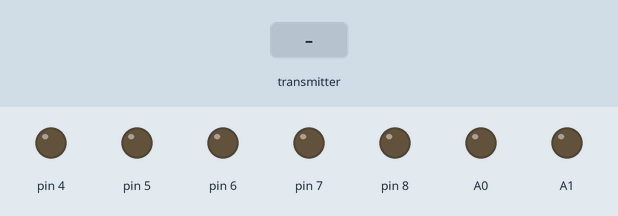
Bench run of a sketch on a simulated Arduino Uno, built with avr-gcc and run on an emulated ATmega328P. Parts: output pins drawn as LEDs (lit = HIGH). Inputs (shaded band) come from the test bench. No radio packets arrive unless stated.

Above: at 1.2 s.
1.3 s: the transmitter starts sending recieved_data.0 = 0
At 2.5 s:
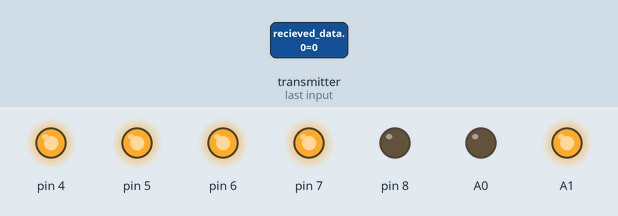
2.8 s: the transmitter starts sending recieved_data.1 = 64
At 3.7 s:
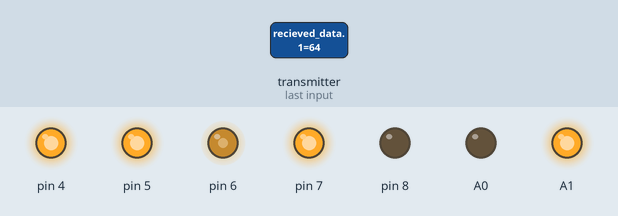
4.3 s: the transmitter starts sending recieved_data.2 = 64
At 4.8 s:
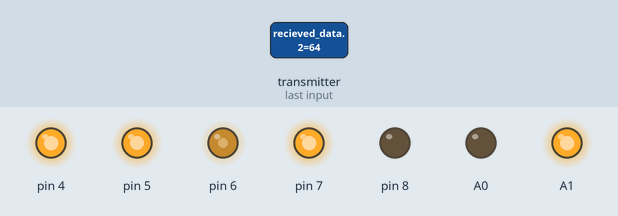
5.8 s: the transmitter starts sending recieved_data.1 = 0
At 7.0 s:
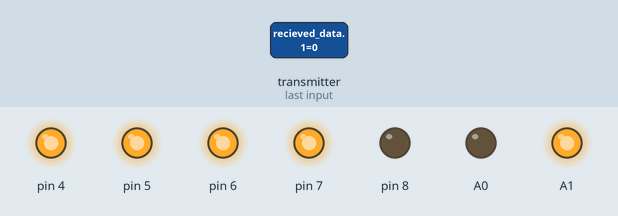
7.3 s: the transmitter starts sending recieved_data.1 = 128
At 8.3 s:
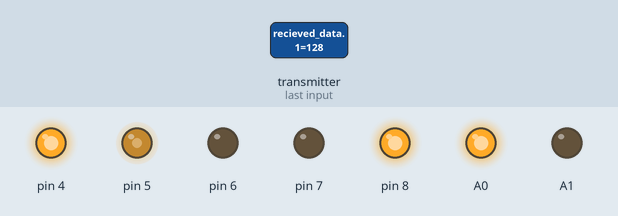
8.8 s: the transmitter starts sending recieved_data.2 = 0
At 9.4 s:
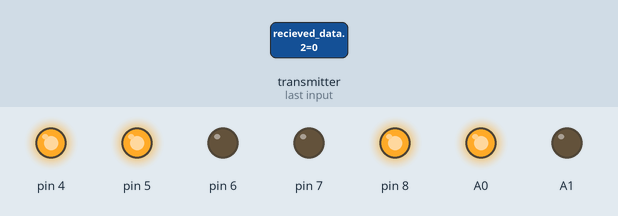
Timing chart, 0 to 11.3 s (numbered marks = the images above; inputs shaded):
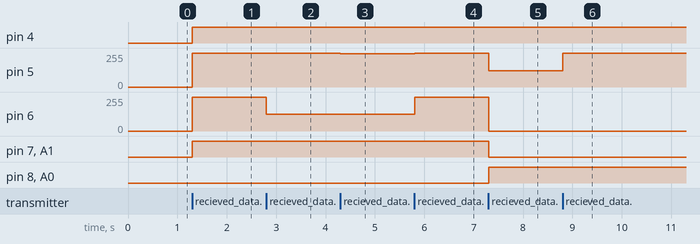

The sketch:

RX1.1.ino
```cpp
/*   Данный скетч модернизация скетча AlexGyver
 *    исходник тут https://github.com/AlexGyver/nRF24L01
*/

#include <SPI.h>
#include "nRF24L01.h"
#include "RF24.h"

RF24 radio(9,10); // "создать" модуль на пинах 9 и 10 Для Уно
//RF24 radio(9,53); // для Меги

byte address[][6] = {"1Node","2Node","3Node","4Node","5Node","6Node"};  //возможные номера труб
byte recieved_data[4];
void setup(){
  Serial.begin(9600); //открываем порт для связи с ПК

  pinMode(4, OUTPUT);

  pinMode(A0, OUTPUT);
  pinMode(A1, OUTPUT);
  pinMode(5, OUTPUT);

  pinMode(7, OUTPUT);
  pinMode(8, OUTPUT);
  pinMode(6, OUTPUT);


  radio.begin(); //активировать модуль
  radio.setAutoAck(0);         //режим подтверждения приёма, 1 вкл 0 выкл
  radio.setRetries(0,15);     //(время между попыткой достучаться, число попыток)
  radio.enableAckPayload();    //разрешить отсылку данных в ответ на входящий сигнал
  radio.setPayloadSize(32);     //размер пакета, в байтах

  radio.openReadingPipe(1,address[0]);      //хотим слушать трубу 0
  radio.setChannel(0x60);  //выбираем канал (в котором нет шумов!)

  radio.setPALevel (RF24_PA_MAX); //уровень мощности передатчика. На выбор RF24_PA_MIN, RF24_PA_LOW, RF24_PA_HIGH, RF24_PA_MAX
  radio.setDataRate (RF24_1MBPS); //скорость обмена. На выбор RF24_2MBPS, RF24_1MBPS, RF24_250KBPS
  //должна быть одинакова на приёмнике и передатчике!
  //при самой низкой скорости имеем самую высокую чувствительность и дальность!!

  radio.powerUp(); //начать работу
  radio.startListening();  //начинаем слушать эфир, мы приёмный модуль
}

void loop() {
    byte pipeNo;
    while( radio.available(&pipeNo)){    // слушаем эфир со всех труб
      radio.read( &recieved_data, sizeof(recieved_data) ); //читаем присланный массив
      digitalWrite(4, HIGH);

      int x1p = constrain(map(recieved_data[1], 128, 255, 0, 255), 10, 255); //обрезаем и переворачиваем значения
      int x1b = constrain(map(recieved_data[1], 128, 0, 0, 255), 10, 255); //обрезаем и переворачиваем значения
      int y2r = constrain(map(recieved_data[2], 123, 255, 0, 255), 0, 255); //обрезаем и переворачиваем значения
      int y2l = constrain(map(recieved_data[2], 123, 0, 0, 255), 0, 255); //обрезаем и переворачиваем значения
      int spr = constrain(x1p + y2l, 0, 255); //скорость правого колеса
      int spl = constrain(x1p + y2r, 0, 255); //скорость левого колеса
      int bspr = constrain(x1b + y2l, 0, 255); //скорость правого колеса назад
      int bspl = constrain(x1b + y2r, 0, 255); //скорость левого колеса назад
      if (recieved_data[1]>138)
    { digitalWrite(A1, LOW);
      digitalWrite(A0, HIGH);
      analogWrite(5, spr);

      digitalWrite(7, LOW);
      digitalWrite(8, HIGH);
      analogWrite(6, spl);
    } else if (recieved_data[1]<118)
    { digitalWrite(A1, !LOW);
      digitalWrite(A0, !HIGH);
      analogWrite(5, bspr);

      digitalWrite(7, !LOW);
      digitalWrite(8, !HIGH);
      analogWrite(6, bspl);
    }else if (118<recieved_data[1]<138)
    { digitalWrite(A1, LOW);
      digitalWrite(A0, HIGH);
      analogWrite(5, y2l);

      digitalWrite(7, LOW);
      digitalWrite(8, HIGH);
      analogWrite(6, y2r);
      }
  }
}
```

Measured:
- after the input at 1.3 s, pin 4, pin 7, A1: LOW → HIGH at once; pin 5, pin 6: 0/255 → 255/255 at once
- after the input at 2.8 s, pin 6: 255/255 → 127/255 at once
- after the input at 4.3 s, pin 5: 255/255 → 249/255 at once
- after the input at 5.8 s, pin 5: 249/255 → 255/255 at once; pin 6: 127/255 → 255/255 at once
- after the input at 7.3 s, pin 5: 255/255 → 122/255 at once; pin 6: 255/255 → 0/255 at once; pin 7, A1: HIGH → LOW at once; pin 8, A0: LOW → HIGH at once
- after the input at 8.8 s, pin 5: 122/255 → 255/255 at once
